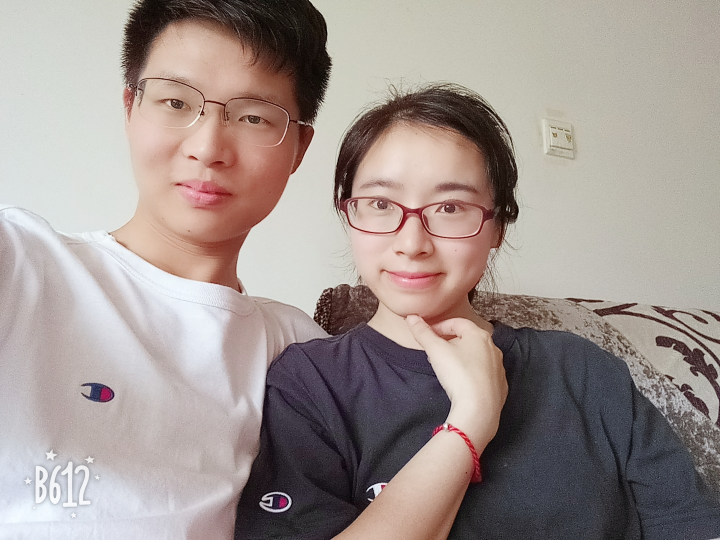
#> input picture B612Kaji_20180519_174509_492.jpg, 1440 x 1080 px (shown at 1/2 size)
$ python imgTostring.py B612Kaji_20180519_174509_492.jpg
#> lines starting #> are read from the running program, lines starting #| are printed output that depends on the picture
# -- coding: utf-8 --
from PIL import Image
import argparse

parser = argparse.ArgumentParser()

parser.add_argument('file')
parser.add_argument('-o','--output')
parser.add_argument('--width',type = int,default = 80)
parser.add_argument('--height',type = int,default = 80)


args = parser.parse_args()

IMG = args.file
WIDTH = args.width
HEIGHT = args.height
OUTPUT = args.output

ascii_char = list("$@B%8&WM#*oahkbdwmZO0QLCJUYzcvunxrjft/\|()1{}[]?-_+<>i!lI;:,\"^~'.")

def get_char(r,g,b,alpha = 256):
    if alpha == 0:
        return ' '
    length = len(ascii_char)
    gray = int(0.2126*r + 0.7152*g + 0.0722*b)
    unit = (256.0 + 1)/length
    return ascii_char[int(gray/unit)]

if __name__ == '__main__':
    im = Image.open(IMG)
#> im is the input picture: PIL image 1440x1080 RGB; mean R, G, B 160.4, 148.9, 144.5
    im = im.resize((WIDTH,HEIGHT),Image.NEAREST)
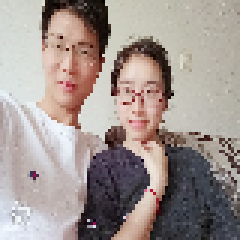
#> im: PIL image 80x80 RGB (shown 3 times larger); mean R, G, B 160.3, 148.8, 144.4

    txt = ""

    for i in range(HEIGHT):
        for j in range(WIDTH):
            txt+= get_char(*im.getpixel((j,i)))
    print(txt)
#> (printed output is left out)
    if OUTPUT:
        with open(OUTPUT,'w') as f:
            f.write(txt)
    else:
        with open("output",'w') as f:
            f.write(txt)
